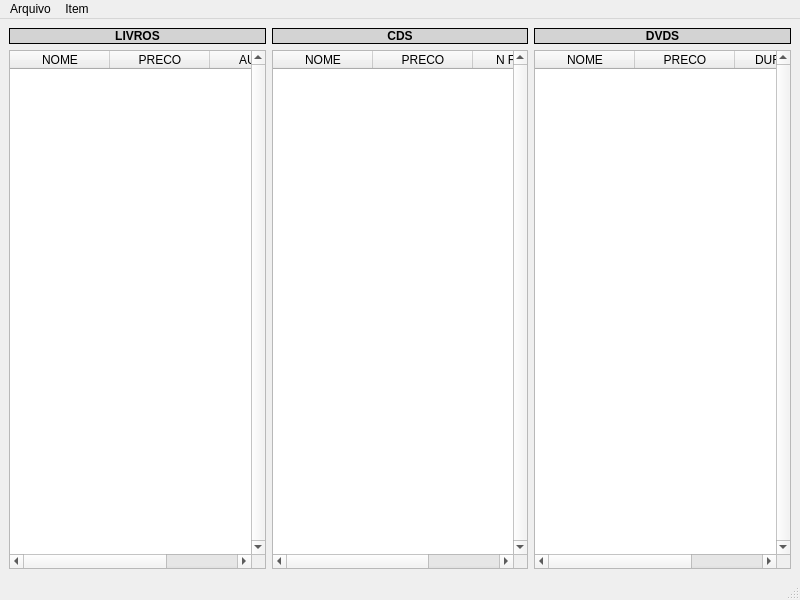
<?xml version="1.0" encoding="UTF-8"?>
<ui version="4.0">
 <class>MainLoja</class>
 <widget class="QMainWindow" name="MainLoja">
  <property name="geometry">
   <rect>
    <x>0</x>
    <y>0</y>
    <width>800</width>
    <height>600</height>
   </rect>
  </property>
  <property name="windowTitle">
   <string>Estoque em loja</string>
  </property>
  <property name="windowOpacity">
   <double>1.000000000000000</double>
  </property>
  <widget class="QWidget" name="centralwidget">
   <layout class="QHBoxLayout" name="horizontalLayout_4">
    <item>
     <layout class="QVBoxLayout" name="verticalLayoutLivros">
      <property name="rightMargin">
       <number>0</number>
      </property>
      <item>
       <widget class="QLabel" name="labelLivros">
        <property name="layoutDirection">
         <enum>Qt::LeftToRight</enum>
        </property>
        <property name="styleSheet">
         <string notr="true">background-color: lightgray;
font: bold;
</string>
        </property>
        <property name="frameShape">
         <enum>QFrame::Box</enum>
        </property>
        <property name="text">
         <string>LIVROS</string>
        </property>
        <property name="alignment">
         <set>Qt::AlignCenter</set>
        </property>
       </widget>
      </item>
      <item>
       <widget class="QTableWidget" name="tableLivros">
        <property name="styleSheet">
         <string notr="true"/>
        </property>
        <property name="verticalScrollBarPolicy">
         <enum>Qt::ScrollBarAlwaysOn</enum>
        </property>
        <property name="horizontalScrollBarPolicy">
         <enum>Qt::ScrollBarAlwaysOn</enum>
        </property>
        <property name="tabKeyNavigation">
         <bool>false</bool>
        </property>
        <property name="selectionMode">
         <enum>QAbstractItemView::SingleSelection</enum>
        </property>
        <property name="selectionBehavior">
         <enum>QAbstractItemView::SelectRows</enum>
        </property>
        <property name="showGrid">
         <bool>true</bool>
        </property>
        <attribute name="verticalHeaderVisible">
         <bool>false</bool>
        </attribute>
        <column>
         <property name="text">
          <string>NOME</string>
         </property>
        </column>
        <column>
         <property name="text">
          <string>PRECO</string>
         </property>
        </column>
        <column>
         <property name="text">
          <string>AUTOR</string>
         </property>
        </column>
       </widget>
      </item>
     </layout>
    </item>
    <item>
     <layout class="QVBoxLayout" name="verticalLayoutCds">
      <property name="rightMargin">
       <number>0</number>
      </property>
      <item>
       <widget class="QLabel" name="labelCds">
        <property name="styleSheet">
         <string notr="true">background-color: lightgray;
font: bold;
</string>
        </property>
        <property name="frameShape">
         <enum>QFrame::Box</enum>
        </property>
        <property name="text">
         <string>CDS</string>
        </property>
        <property name="alignment">
         <set>Qt::AlignCenter</set>
        </property>
       </widget>
      </item>
      <item>
       <widget class="QTableWidget" name="tableCds">
        <property name="verticalScrollBarPolicy">
         <enum>Qt::ScrollBarAlwaysOn</enum>
        </property>
        <property name="horizontalScrollBarPolicy">
         <enum>Qt::ScrollBarAlwaysOn</enum>
        </property>
        <property name="tabKeyNavigation">
         <bool>false</bool>
        </property>
        <property name="selectionMode">
         <enum>QAbstractItemView::SingleSelection</enum>
        </property>
        <property name="selectionBehavior">
         <enum>QAbstractItemView::SelectRows</enum>
        </property>
        <attribute name="verticalHeaderVisible">
         <bool>false</bool>
        </attribute>
        <column>
         <property name="text">
          <string>NOME</string>
         </property>
        </column>
        <column>
         <property name="text">
          <string>PRECO</string>
         </property>
        </column>
        <column>
         <property name="text">
          <string>N FAIXAS</string>
         </property>
        </column>
       </widget>
      </item>
     </layout>
    </item>
    <item>
     <layout class="QVBoxLayout" name="verticalLayoutDvds">
      <property name="rightMargin">
       <number>0</number>
      </property>
      <item>
       <widget class="QLabel" name="labelDvds">
        <property name="styleSheet">
         <string notr="true">background-color: lightgray;
font: bold;
</string>
        </property>
        <property name="frameShape">
         <enum>QFrame::Box</enum>
        </property>
        <property name="text">
         <string>DVDS</string>
        </property>
        <property name="alignment">
         <set>Qt::AlignCenter</set>
        </property>
       </widget>
      </item>
      <item>
       <widget class="QTableWidget" name="tableDvds">
        <property name="verticalScrollBarPolicy">
         <enum>Qt::ScrollBarAlwaysOn</enum>
        </property>
        <property name="horizontalScrollBarPolicy">
         <enum>Qt::ScrollBarAlwaysOn</enum>
        </property>
        <property name="tabKeyNavigation">
         <bool>false</bool>
        </property>
        <property name="selectionMode">
         <enum>QAbstractItemView::SingleSelection</enum>
        </property>
        <property name="selectionBehavior">
         <enum>QAbstractItemView::SelectRows</enum>
        </property>
        <attribute name="verticalHeaderVisible">
         <bool>false</bool>
        </attribute>
        <column>
         <property name="text">
          <string>NOME</string>
         </property>
        </column>
        <column>
         <property name="text">
          <string>PRECO</string>
         </property>
        </column>
        <column>
         <property name="text">
          <string>DURACAO</string>
         </property>
        </column>
       </widget>
      </item>
     </layout>
    </item>
   </layout>
  </widget>
  <widget class="QMenuBar" name="menubar">
   <property name="geometry">
    <rect>
     <x>0</x>
     <y>0</y>
     <width>800</width>
     <height>22</height>
    </rect>
   </property>
   <widget class="QMenu" name="menuArquivo">
    <property name="title">
     <string>Arquivo</string>
    </property>
    <addaction name="actionLer"/>
    <addaction name="actionSalvar"/>
    <addaction name="separator"/>
    <addaction name="actionSair"/>
   </widget>
   <widget class="QMenu" name="menuItem">
    <property name="title">
     <string>Item</string>
    </property>
    <addaction name="actionIncluir_Livro"/>
    <addaction name="actionIncluir_CD"/>
    <addaction name="actionIncluir_DVD"/>
   </widget>
   <addaction name="menuArquivo"/>
   <addaction name="menuItem"/>
  </widget>
  <widget class="QStatusBar" name="statusbar"/>
  <action name="actionLer">
   <property name="text">
    <string>Ler...</string>
   </property>
  </action>
  <action name="actionSalvar">
   <property name="text">
    <string>Salvar...</string>
   </property>
  </action>
  <action name="actionSair">
   <property name="text">
    <string>Sair</string>
   </property>
  </action>
  <action name="actionIncluir_Livro">
   <property name="text">
    <string>Incluir Livro...</string>
   </property>
  </action>
  <action name="actionIncluir_CD">
   <property name="text">
    <string>Incluir CD...</string>
   </property>
  </action>
  <action name="actionIncluir_DVD">
   <property name="text">
    <string>Incluir DVD...</string>
   </property>
  </action>
 </widget>
 <resources/>
 <connections/>
</ui>
